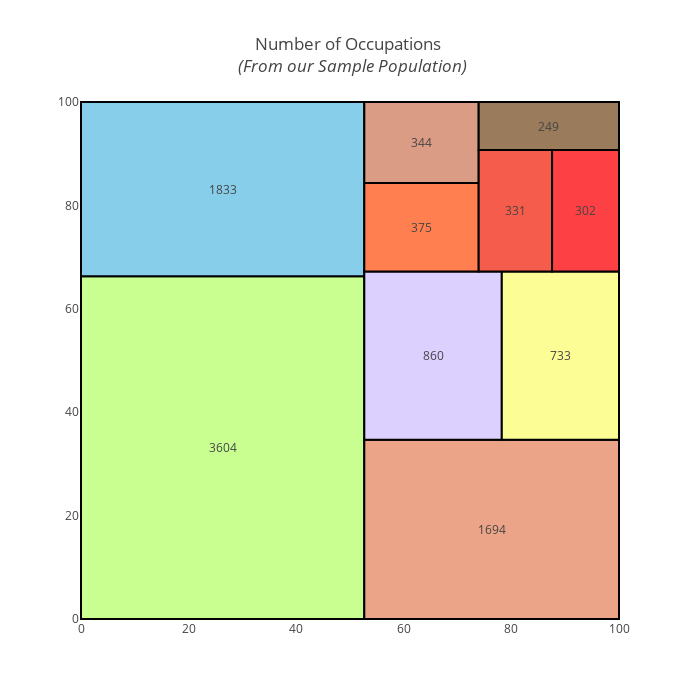

Source (notebook cell):
### Code cell
import squarify
df = df.drop(df.loc[df["balance"] == 0].index)


x = 0
y = 0
width = 100
height = 100

job_names = df['job'].value_counts().index
values = df['job'].value_counts().tolist()

normed = squarify.normalize_sizes(values, width, height)
rects = squarify.squarify(normed, x, y, width, height)

colors = ['rgb(200, 255, 144)','rgb(135, 206, 235)',
          'rgb(235, 164, 135)','rgb(220, 208, 255)',
          'rgb(253, 253, 150)','rgb(255, 127, 80)', 
         'rgb(218, 156, 133)', 'rgb(245, 92, 76)',
         'rgb(252,64,68)', 'rgb(154,123,91)']

shapes = []
annotations = []
counter = 0

for r in rects:
    shapes.append(
        dict(
            type = 'rect',
            x0 = r['x'],
            y0 = r['y'],
            x1 = r['x'] + r['dx'],
            y1 = r['y'] + r['dy'],
            line = dict(width=2),
            fillcolor = colors[counter]
        )
    )
    annotations.append(
        dict(
            x = r['x']+(r['dx']/2),
            y = r['y']+(r['dy']/2),
            text = values[counter],
            showarrow = False
        )
    )
    counter = counter + 1
    if counter >= len(colors):
        counter = 0
    
# For hover text
trace0 = go.Scatter(
    x = [ r['x']+(r['dx']/2) for r in rects],
    y = [ r['y']+(r['dy']/2) for r in rects],
    text = [ str(v) for v in job_names],
    mode='text',
)

layout = dict(
    title='Number of Occupations <br> <i>(From our Sample Population)</i>',
    height=700, 
    width=700,
    xaxis=dict(showgrid=False,zeroline=False),
    yaxis=dict(showgrid=False,zeroline=False),
    shapes=shapes,
    annotations=annotations,
    hovermode='closest'
)

# With hovertext
figure = dict(data=[trace0], layout=layout)

iplot(figure, filename='squarify-treemap')

### Figure 1 — Plotly figure (JSON) as saved in the notebook; plotly's stock layout.template omitted (floating-point values rounded to 4 significant figures)
{"data": [{"mode": "text", "text": ["management", "blue-collar", "technician", "services", "retired", "self-employed", "student", "unemployed", "entrepreneur", "housemaid"], "type": "scatter", "uid": "ab7b61de-7603-499a-8a00-74a4aad5a673", "x": [26.33, 26.33, 76.33, 65.44, 89.11, 63.29, 63.29, 80.74, 93.78, 86.96], "y": [33.14, 83.14, 17.33, 50.95, 50.95, 75.79, 92.16, 79.0, 79.0, 95.38]}], "layout": {"annotations": [{"showarrow": false, "text": "3604", "x": 26.33, "y": 33.14}, {"showarrow": false, "text": "1833", "x": 26.33, "y": 83.14}, {"showarrow": false, "text": "1694", "x": 76.33, "y": 17.33}, {"showarrow": false, "text": "860", "x": 65.44, "y": 50.95}, {"showarrow": false, "text": "733", "x": 89.11, "y": 50.95}, {"showarrow": false, "text": "375", "x": 63.29, "y": 75.79}, {"showarrow": false, "text": "344", "x": 63.29, "y": 92.16}, {"showarrow": false, "text": "331", "x": 80.74, "y": 79.0}, {"showarrow": false, "text": "302", "x": 93.78, "y": 79.0}, {"showarrow": false, "text": "249", "x": 86.96, "y": 95.38}], "height": 700, "hovermode": "closest", "shapes": [{"fillcolor": "rgb(200, 255, 144)", "line": {"width": 2}, "type": "rect", "x0": 0, "x1": 52.66, "y0": 0, "y1": 66.29}, {"fillcolor": "rgb(135, 206, 235)", "line": {"width": 2}, "type": "rect", "x0": 0, "x1": 52.66, "y0": 66.29, "y1": 100.0}, {"fillcolor": "rgb(235, 164, 135)", "line": {"width": 2}, "type": "rect", "x0": 52.66, "x1": 100.0, "y0": 0, "y1": 34.66}, {"fillcolor": "rgb(220, 208, 255)", "line": {"width": 2}, "type": "rect", "x0": 52.66, "x1": 78.22, "y0": 34.66, "y1": 67.25}, {"fillcolor": "rgb(253, 253, 150)", "line": {"width": 2}, "type": "rect", "x0": 78.22, "x1": 100.0, "y0": 34.66, "y1": 67.25}, {"fillcolor": "rgb(255, 127, 80)", "line": {"width": 2}, "type": "rect", "x0": 52.66, "x1": 73.92, "y0": 67.25, "y1": 84.33}, {"fillcolor": "rgb(218, 156, 133)", "line": {"width": 2}, "type": "rect", "x0": 52.66, "x1": 73.92, "y0": 84.33, "y1": 100.0}, {"fillcolor": "rgb(245, 92, 76)", "line": {"width": 2}, "type": "rect", "x0": 73.92, "x1": 87.56, "y0": 67.25, "y1": 90.75}, {"fillcolor": "rgb(252,64,68)", "line": {"width": 2}, "type": "rect", "x0": 87.56, "x1": 100.0, "y0": 67.25, "y1": 90.75}, {"fillcolor": "rgb(154,123,91)", "line": {"width": 2}, "type": "rect", "x0": 73.92, "x1": 100.0, "y0": 90.75, "y1": 100.0}], "title": {"text": "Number of Occupations <br> <i>(From our Sample Population)</i>"}, "width": 700, "xaxis": {"showgrid": false, "zeroline": false}, "yaxis": {"showgrid": false, "zeroline": false}}}
